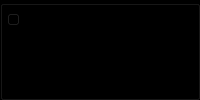
           <widget class="QGroupBox" name="box3D">
            <property name="sizePolicy">
             <sizepolicy hsizetype="Expanding" vsizetype="Expanding">
              <horstretch>0</horstretch>
              <verstretch>0</verstretch>
             </sizepolicy>
            </property>
            <property name="styleSheet">
             <string notr="true">background-color: rgb(0, 0, 0);</string>
            </property>
            <property name="title">
             <string/>
            </property>
            <property name="flat">
             <bool>false</bool>
            </property>
            <layout class="QVBoxLayout" name="verticalLayout_2" stretch="1,19">
             <property name="spacing">
              <number>0</number>
             </property>
             <property name="leftMargin">
              <number>0</number>
             </property>
             <property name="topMargin">
              <number>0</number>
             </property>
             <property name="rightMargin">
              <number>0</number>
             </property>
             <property name="bottomMargin">
              <number>0</number>
             </property>
             <item>
              <widget class="QGroupBox" name="edit3D_box">
               <property name="sizePolicy">
                <sizepolicy hsizetype="Expanding" vsizetype="Expanding">
                 <horstretch>0</horstretch>
                 <verstretch>0</verstretch>
                </sizepolicy>
               </property>
               <property name="styleSheet">
                <string notr="true">border:None;</string>
               </property>
               <property name="title">
                <string/>
               </property>
               <property name="flat">
                <bool>true</bool>
               </property>
               <layout class="QHBoxLayout" name="horizontalLayout_6">
                <property name="spacing">
                 <number>0</number>
                </property>
                <property name="leftMargin">
                 <number>0</number>
                </property>
                <property name="topMargin">
                 <number>0</number>
                </property>
                <property name="rightMargin">
                 <number>0</number>
                </property>
                <property name="bottomMargin">
                 <number>0</number>
                </property>
                <item>
                 <widget class="QSlider" name="horizontalSlider_2">
                  <property name="orientation">
                   <enum>Qt::Horizontal</enum>
                  </property>
                 </widget>
                </item>
               </layout>
              </widget>
             </item>
             <item>
              <widget class="QVTKWidget" name="widget_3D" native="true">
               <property name="sizePolicy">
                <sizepolicy hsizetype="Expanding" vsizetype="Expanding">
                 <horstretch>0</horstretch>
                 <verstretch>0</verstretch>
                </sizepolicy>
               </property>
               <property name="font">
                <font>
                 <family>Times New Roman</family>
                 <pointsize>14</pointsize>
                </font>
               </property>
               <property name="styleSheet">
                <string notr="true">background-color: rgb(0, 0, 0);border:none;</string>
               </property>
              </widget>
             </item>
            </layout>
           </widget>
